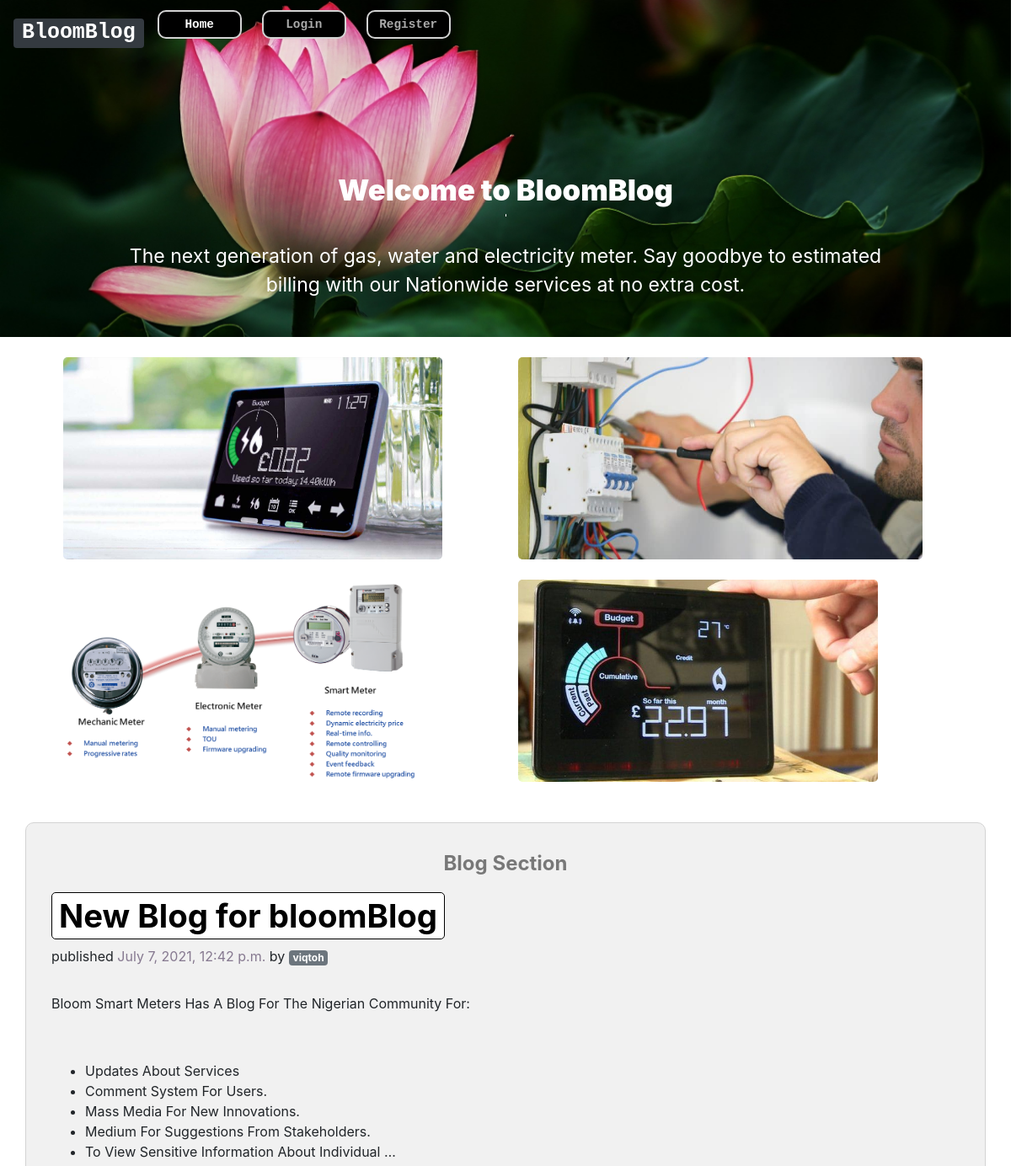
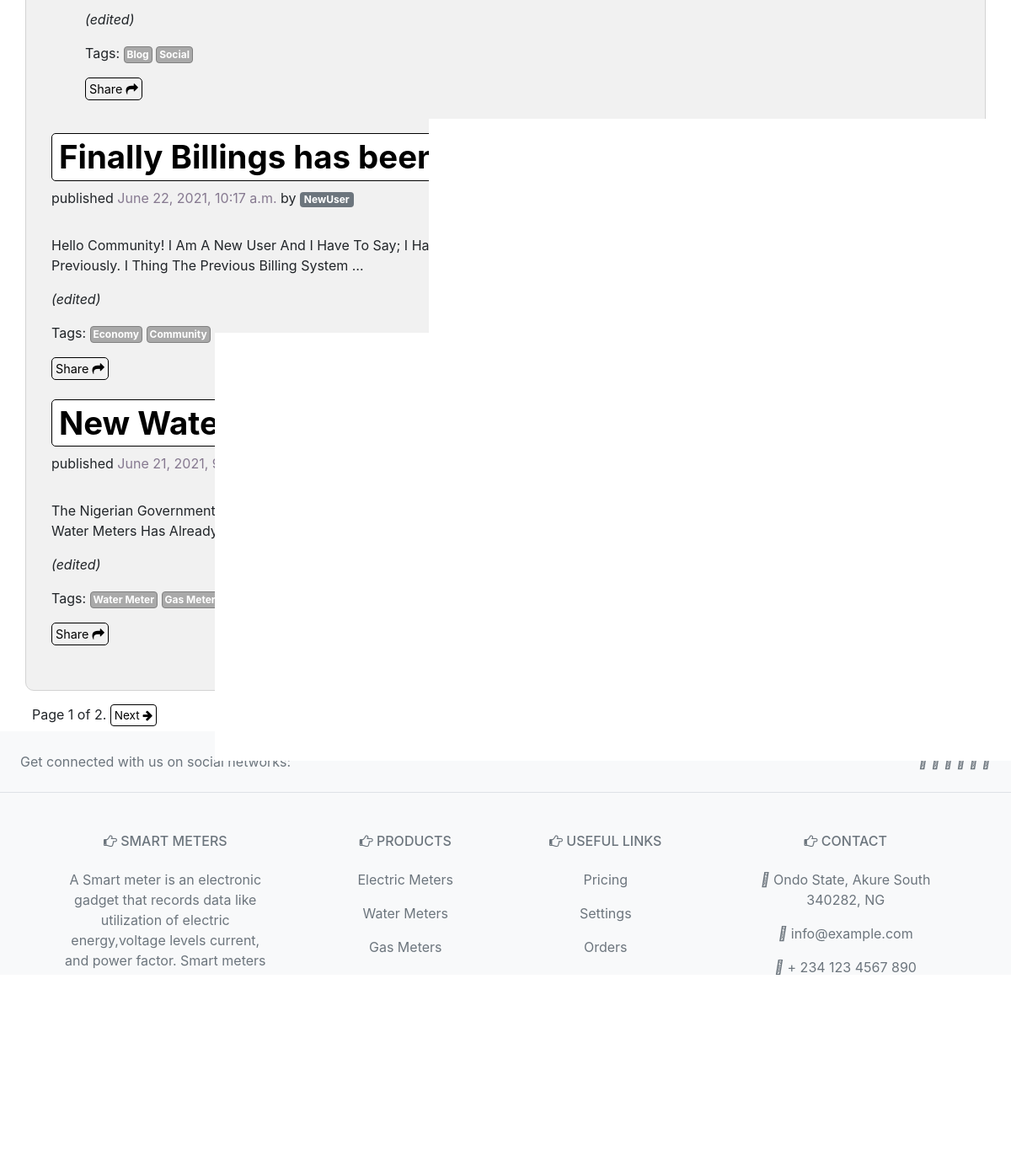
The page / on the database its author committed (2 pictures, top to bottom).
### blog/models.py (models this page shows, shortened)
class Post(models.Model):
	STATUS_CHOICES =(('draft','Draft'),('published','Published'),)
	title=models.CharField(max_length = 250)
	slug = models.SlugField(max_length=250, unique_for_date='publish')
	author = models.ForeignKey(User, on_delete=models.CASCADE, related_name='blog_poosts')
	body = models.TextField()
	html = models.TextField(default=body)
	publish = models.DateTimeField(default=timezone.now)
	created = models.DateTimeField(auto_now_add=True)
	updated = models.DateTimeField(auto_now=True)
	status = models.CharField(max_length=10, choices=STATUS_CHOICES, default='published')
	objects = models.Manager()
	edited = models.BooleanField(default=0)
	published = PublishedManager()
	tags = TaggableManager()
	class Meta:
		ordering = ('-publish',)
	def get_absolute_url(self):
		return reverse('blog:post_detail',args=[self.publish.year,self.publish.month,self.publish.day,self.slug])

### blog/views.py (the view)
# urls.py: path('',views.post_list, name ='home'),
def post_list(request, tag_slug=None):
	object_list = Post.published.all()
	tag = None
	if tag_slug:
		tag = get_object_or_404(Tag, slug=tag_slug)
		object_list = object_list.filter(tags__in=[tag])
	paginator = Paginator(object_list, 3)
	page = request.GET.get('page')
	try:
		posts= paginator.page(page)
	except PageNotAnInteger:
		posts = paginator.page(1)
	except EmptyPage:
		posts = paginator.page(paginator.num_pages)
	return render(request,'blog/Post/list.html',{'page': page,'posts':posts,'title':'Home','comment':Comment,'tag': tag})

### blog/models.py (called while the page is built)
	def get_queryset(self):
		return super(PublishedManager, self).get_queryset().filter(status='published')

### blog/templates/blog/Post/list.html (shortened to what this page needs)
{% extends 'blog/base.html' %}
{% block content %}
{% load static %}
	<div class="container imgSec">
		<div class="row">
			<div class="col mt-4 imgdiv">
				<img src="{% static 'blog/Images/blog01.jpg' %}" class="img">
			</div>
			<div class="col mt-4 imgdiv">
				<img src="{% static 'blog/Images/blog02.jpg' %}" class="img">
			</div>
		</div>
		<div class="row">
			<div class="col mt-4 imgdiv">
				<img src="{% static 'blog/Images/blog03.png' %}" class="img">
			</div>
			<div class="col mt-4 imgdiv">
				<img src="{% static 'blog/Images/blog04.jpg' %}" class="img">
			</div>
		</div>
	</div>
	<div class="container mt-5 mainContainer">
		<p class="text-center accTitle">Blog Section</p>
	{% for post in posts %}
	<div class="post1">
		<h2 class="posthead">
			<a href="{{ post.get_absolute_url }}" class="linkTitle badge text-decoration-none"> {{ post.title | truncatechars:35 }}</a></h2>
		<p class="predate"> published  <p class="date">{{ post.publish }}</p> by <a class="text-decoration-none author badge badge-secondary" href="{% url 'blog:account' post.author %}">{{ post.author }}</a> </p>
		{% autoescape off %}
			{{ post.html|truncatewords:30|linebreaks }}
		{% endautoescape %}
		{% if post.edited == 1 %}
			<p><i>(edited)</i></p>
		{% endif %}
		<p class="tags inline">Tags:
			{% for tag in post.tags.all %}
				<a href="{% url 'blog:home_by_tag' tag.slug %}" class="badge text-decoration-none tag-button tactive">{{ tag.name }}</a>
			{% empty %}
				<p class="inline badge tag-button">No tags on this post.<p>
			{% endfor %}
		</p>
		<div>
		<a href="mailto:mail@example.com?subject=Check%20Out%20This%20Post&body=Check%20This%20Out:%20http://localhost:8000{{ post.get_absolute_url }}" class="sharePost text-decoration-none">Share <i class="fa fa-share mt-4"></i></a>
		</div>
		</div>
	{% endfor %}
	</div>
	<div class="container mt-2 p-2">
		{% include "paginator.html" with page=posts %}
	</div>
{% endblock content %}

### blog/static/blog/main.css (style rules this page uses)
.imgSec { width: 90vw; }
@media screen and (min-width: 768px) { .linkTitle { font-size: 120%; } }
@media screen and (min-width: 768px) { .img { border: 1px; border-radius: 5px; height: 100%; } }
@media screen and (min-width: 768px) { .imgdiv { height: 20vw; } }
@media screen and (min-width: 768px) { .mainContainer { border: 1px solid lightgrey; border-radius: 10px; padding: 30px; background-color: #F1F1F1; } }
.linkTitle { color: black; border: 1px solid black; background-color: white; padding: 6px; border-radius: 5px; padding: 8px; max-width: 90vw; transition-duration: 1s; }
.author { display: inline-block; }
.post1 { padding-bottom: 25px; }
.predate { display: inline; }
.date { color: #867990; display: inline-block; }
.sharePost { border: 1px solid black; padding: 4px; font-size: 90%; border-radius: 5px; color: black; }
.accTitle { font-weight: 750; font-size: 150%; color: rgba(0,0,0,0.5); }
.tag-button { color: white; background: darkgrey; border: 1px solid grey; border-radius: 4px; padding: 3px; transition-duration: 0.2s; }
.inline { display: inline; }

### rows shown on the page
Post: title "New Blog for bloomBlog", publish "July 7, 2021, 12:42 p.m.", author "viqtoh", html "Bloom Smart Meters Has A Blog For The Nigerian Community For: Updates About Services Comment System For Users. Mass Media For New Innovations. Medium For Suggestions From Stakeholders. To View Sensitive Information About Individual …", edited "(edited)"
Tag: name "Blog"
Tag: name "Social"
Post: title "Finally Billings has been optimised", publish "June 22, 2021, 10:17 a.m.", author "NewUser", html "Hello Community! I Am A New User And I Have To Say; I Have Experienced The Changes And I Definitely Wasn't Charged Effectively Previously. I Thing The Previous Billing System …", edited "(edited)"
Tag: name "Economy"
Tag: name "Community"
Post: title "New Water Meter System", publish "June 21, 2021, 9:20 a.m.", html "The Nigerian Government Has Started Projects To Expand Water Supply In All Regions Of Nigeria. This Would Take A Couple Of Years But The Water Meters Has Already Been Produced …", edited "(edited)"
Tag: name "Water Meter"
Tag: name "Gas Meter"

### other values the page prints
{{ page.number }} "1"
{{ page.paginator.num_pages }} "2"
